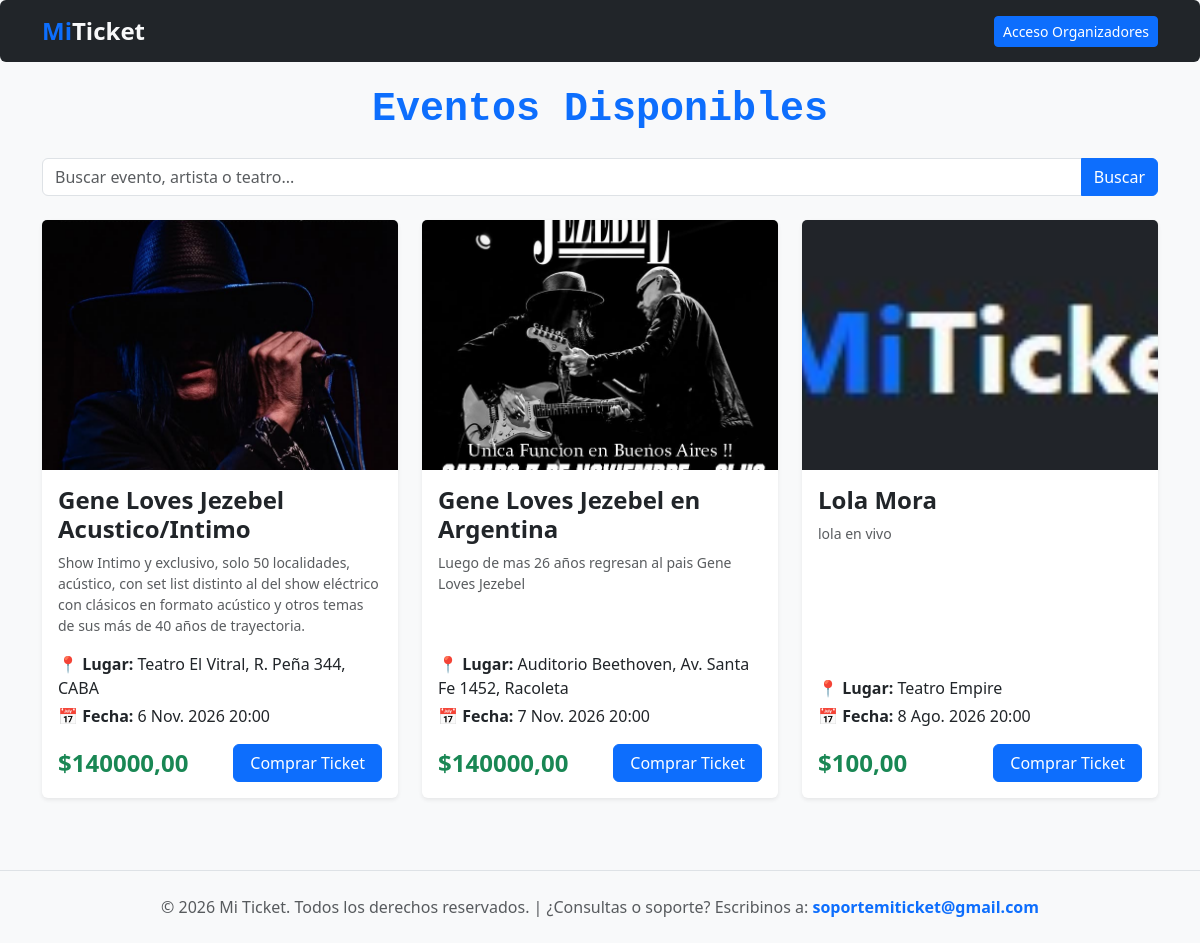
The page / on the database its author committed.
### eventos/models.py (models this page shows, shortened)
class Evento(models.Model):
    organizador = models.ForeignKey(User, on_delete=models.SET_NULL, null=True, blank=True)
    nombre = models.CharField(max_length=200)
    descripcion = models.TextField()
    lugar = models.CharField(max_length=200)
    fecha = models.DateTimeField()
    precio = models.DecimalField(max_digits=10, decimal_places=2)
    imagen = models.ImageField(upload_to='flyers/', blank=True, null=True)
    link_video = models.URLField(max_length=500, blank=True, null=True, help_text="Link embed de YouTube o Vimeo")
    TIPO_CONTENIDO = (
        ('stream', 'Stream en Vivo'),
        ('pelicula', 'Película'),
    )
    tipo_contenido = models.CharField(max_length=10, choices=TIPO_CONTENIDO, default='pelicula')

### eventos/views.py (the view)
# urls.py: path('', views.lista_eventos, name='lista_eventos'),
def lista_eventos(request):
    query = request.GET.get('q')
    if query:
        eventos = Evento.objects.filter(
            Q(nombre__icontains=query) | Q(lugar__icontains=query)
        )
    else:
        eventos = Evento.objects.all()
    return render(request, 'eventos/lista.html', {'eventos': eventos})

### eventos/templates/eventos/lista.html (shortened to what this page needs)
<!DOCTYPE html>
<html lang="es">
<head>
    <link href="https://cdn.jsdelivr.net/npm/bootstrap@5.3.0/dist/css/bootstrap.min.css" rel="stylesheet">
</head>
<body class="bg-light">
    <nav class="navbar navbar-expand-lg navbar-dark bg-dark mb-4 px-3 rounded">
        <div class="container d-flex justify-content-between align-items-center">
            <a class="navbar-brand fw-bold fs-4" href="{% url 'lista_eventos' %}">
                <span class="text-primary">Mi</span><span class="text-light">Ticket</span>
            </a>
            <div>
                {% if user.is_authenticated %}
                    <a href="{% url 'dashboard' %}" class="btn btn-outline-light btn-sm me-2">Mi Panel de Productor</a>
                    <a href="/admin/logout/" class="btn btn-outline-danger btn-sm">Cerrar Sesión</a>
                {% else %}
                    <a href="{% url 'login' %}" class="btn btn-primary btn-sm">Acceso Organizadores</a>
                {% endif %}
            </div>
        </div>
    </nav>
    <div class="container">
        <h1 class="text-center mb-4 text-primary font-monospace fw-bold">Eventos Disponibles</h1>
        <form method="GET" action="" class="mb-4">
            <div class="input-group">
                <input type="text" name="q" class="form-control" placeholder="Buscar evento, artista o teatro..." value="{{ request.GET.q }}">
                <button class="btn btn-primary" type="submit">Buscar</button>
            </div>
        </form>
        <div class="row justify-content-center">
            {% for evento in eventos %}
                <div class="col-md-6 col-lg-4 mb-4">
                    <div class="card h-100 shadow-sm border-0">
                        {% if evento.imagen %}
    <img src="{{ evento.imagen.url }}" class="card-img-top" alt="{{ evento.nombre }}" style="height: 250px; object-fit: cover;">
{% endif %}
                        <div class="card-body d-flex flex-column">
                            <h4 class="card-title text-dark fw-bold">{{ evento.nombre }}</h4>
                            <p class="card-text text-muted small flex-grow-1">{{ evento.descripcion }}</p>
                            <p class="mb-1">📍 <strong>Lugar:</strong> {{ evento.lugar }}</p>
                            <p class="mb-3">📅 <strong>Fecha:</strong> {{ evento.fecha }}</p>
                            <div class="d-flex justify-content-between align-items-center mt-auto">
                                <span class="fs-4 fw-bold text-success">${{ evento.precio }}</span>
                                <a href="{% url 'detalle_evento' evento.id %}" class="btn btn-primary px-3">Comprar Ticket</a>
                            </div>
                        </div>
                    </div>
                </div>
            {% empty %}
                <div class="col-12 text-center">
                    <p class="lead">No hay eventos creados todavía.</p>
                </div>
            {% endfor %}
        </div>
    </div>
  <footer class="text-center py-4 mt-5 bg-light border-top">
    <p class="mb-0 text-muted">© 2026 Mi Ticket. Todos los derechos reservados. | ¿Consultas o soporte? Escribinos a: <a href="mailto:soportemiticket@gmail.com" class="fw-bold text-decoration-none">soportemiticket@gmail.com</a></p>
</footer>
</body>
</html>

### rows shown on the page
Evento: imagen (picture), nombre "Gene Loves Jezebel Acustico/Intimo", descripcion "Show Intimo y exclusivo, solo 50 localidades, acústico, con set list distinto al del show eléctrico con clásicos en formato acústico y otros temas de sus más de 40 años de trayectoria.", lugar "Teatro El Vitral, R. Peña 344, CABA", fecha "6 Nov. 2026 20:00", precio "140000,00"
Evento: imagen (picture), nombre "Gene Loves Jezebel en Argentina", descripcion "Luego de mas 26 años regresan al pais Gene Loves Jezebel", lugar "Auditorio Beethoven, Av. Santa Fe 1452, Racoleta", fecha "7 Nov. 2026 20:00", precio "140000,00"
Evento: imagen (picture), nombre "Lola Mora", descripcion "lola en vivo", lugar "Teatro Empire", fecha "8 Ago. 2026 20:00", precio "100,00"
